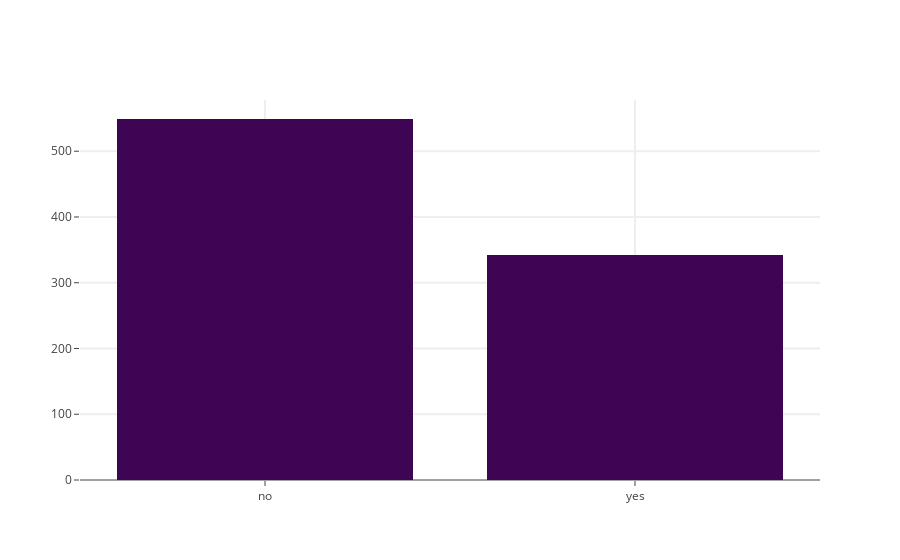

Here is the notebook cell this chart was saved with:
### Code cell
data = load_titanic()
plotly_countplot(data, "alive")

### Figure 1 — Plotly figure (JSON) as saved in the notebook; plotly's stock layout.template omitted (floating-point values rounded to 4 significant figures; data arrays with more than 128 entries replaced by an {"elided": "..."} marker saying what was removed)
{"data": [{"histfunc": "count", "marker": {"color": "#3D0553"}, "type": "histogram", "uid": "a2ab359b-c74f-46fd-ba9f-e38c5914ced2", "x": {"elided": "891 str values"}}], "layout": {"autosize": true, "xaxis": {"autorange": true, "gridwidth": 2, "range": [-0.5, 1.5], "ticklen": 5, "type": "category", "zeroline": false}, "yaxis": {"autorange": true, "gridwidth": 2, "range": [0, 577.9], "ticklen": 5}}}
